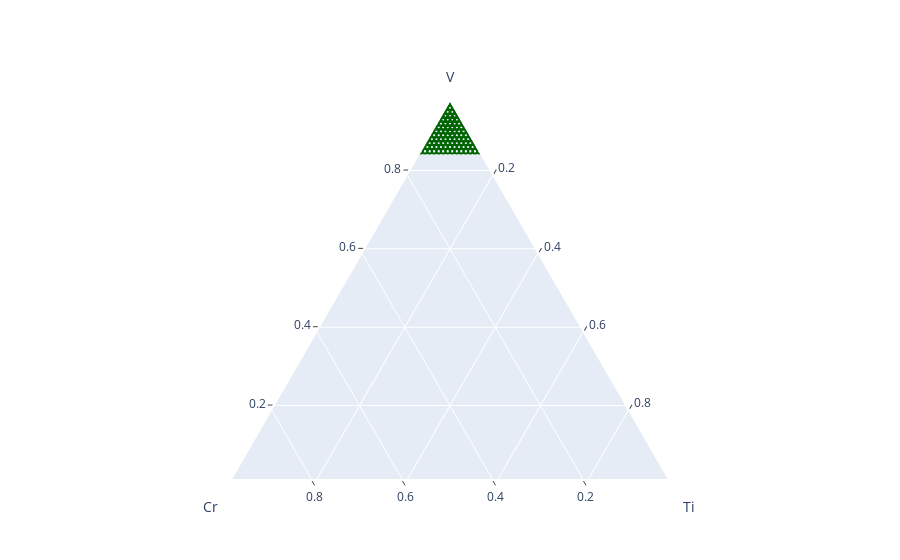

This figure's notebook cell:
### Code cell
activation_df = load_data('ternary_plot_data.json')
constrained_df = activation_df[activation_df['V'] >= 0.85]
fig = plot_activation_ternary(constrained_df, threshold=True)

fig.show()
fig.write_image('ternary_dbtt.png')

### Figure 1 — Plotly figure (JSON) as saved in the notebook; plotly's stock layout.template omitted (floating-point values rounded to 4 significant figures)
{"data": [{"a": [0.85, 0.85, 0.85, 0.85, 0.85, 0.85, 0.85, 0.85, 0.85, 0.85, 0.85, 0.85, 0.85, 0.85, 0.86, 0.86, 0.86, 0.86, 0.86, 0.86, 0.86, 0.86, 0.86, 0.86, 0.86, 0.86, 0.86, 0.87, 0.87, 0.87, 0.87, 0.87, 0.87, 0.87, 0.87, 0.87, 0.87, 0.87, 0.87, 0.88, 0.88, 0.88, 0.88, 0.88, 0.88, 0.88, 0.88, 0.88, 0.88, 0.88, 0.89, 0.89, 0.89, 0.89, 0.89, 0.89, 0.89, 0.89, 0.89, 0.89, 0.89, 0.9, 0.9, 0.9, 0.9, 0.9, 0.9, 0.9, 0.9, 0.9, 0.9, 0.9, 0.91, 0.91, 0.91, 0.91, 0.91, 0.91, 0.91, 0.91, 0.91, 0.91, 0.91, 0.92, 0.92, 0.92, 0.92, 0.92, 0.92, 0.92, 0.92, 0.92, 0.92, 0.92, 0.93, 0.93, 0.93, 0.93, 0.93, 0.93, 0.93, 0.93, 0.93, 0.93, 0.93, 0.94, 0.94, 0.94, 0.94, 0.94, 0.94, 0.94, 0.94, 0.94, 0.95, 0.95, 0.95, 0.95, 0.95, 0.95, 0.95, 0.96, 0.96, 0.96, 0.97, 0.97, 0.98], "b": [0.01, 0.02, 0.03, 0.04, 0.05, 0.06, 0.07, 0.08, 0.09, 0.1, 0.11, 0.12, 0.13, 0.14, 0.01, 0.02, 0.03, 0.04, 0.05, 0.06, 0.07, 0.08, 0.09, 0.1, 0.11, 0.12, 0.13, 0.01, 0.02, 0.03, 0.04, 0.05, 0.06, 0.07, 0.08, 0.09, 0.1, 0.11, 0.12, 0.01, 0.02, 0.03, 0.04, 0.05, 0.06, 0.07, 0.08, 0.09, 0.1, 0.11, 0.01, 0.02, 0.03, 0.04, 0.05, 0.05, 0.06, 0.07, 0.08, 0.09, 0.1, 0.01, 0.02, 0.03, 0.04, 0.04, 0.05, 0.05, 0.06, 0.07, 0.08, 0.09, 0.01, 0.02, 0.03, 0.03, 0.04, 0.04, 0.05, 0.05, 0.06, 0.07, 0.08, 0.01, 0.02, 0.02, 0.03, 0.03, 0.04, 0.04, 0.05, 0.05, 0.06, 0.07, 0.01, 0.01, 0.02, 0.02, 0.03, 0.03, 0.04, 0.04, 0.05, 0.05, 0.06, 0.01, 0.01, 0.02, 0.02, 0.03, 0.03, 0.04, 0.04, 0.05, 0.01, 0.01, 0.02, 0.02, 0.03, 0.03, 0.04, 0.01, 0.02, 0.03, 0.01, 0.02, 0.01], "c": [0.14, 0.13, 0.12, 0.11, 0.1, 0.09, 0.08, 0.07, 0.06, 0.05, 0.04, 0.03, 0.02, 0.01, 0.13, 0.12, 0.11, 0.1, 0.09, 0.08, 0.07, 0.06, 0.05, 0.04, 0.03, 0.02, 0.01, 0.12, 0.11, 0.1, 0.09, 0.08, 0.07, 0.06, 0.05, 0.04, 0.03, 0.02, 0.01, 0.11, 0.1, 0.09, 0.08, 0.07, 0.06, 0.05, 0.04, 0.03, 0.02, 0.01, 0.1, 0.09, 0.08, 0.07, 0.05, 0.06, 0.05, 0.04, 0.03, 0.02, 0.01, 0.09, 0.08, 0.07, 0.05, 0.06, 0.04, 0.05, 0.04, 0.03, 0.02, 0.01, 0.08, 0.07, 0.05, 0.06, 0.04, 0.05, 0.03, 0.04, 0.03, 0.02, 0.01, 0.07, 0.05, 0.06, 0.04, 0.05, 0.03, 0.04, 0.02, 0.03, 0.02, 0.01, 0.05, 0.06, 0.04, 0.05, 0.03, 0.04, 0.02, 0.03, 0.01, 0.02, 0.01, 0.04, 0.05, 0.03, 0.04, 0.02, 0.03, 0.01, 0.02, 0.01, 0.03, 0.04, 0.02, 0.03, 0.01, 0.02, 0.01, 0.03, 0.02, 0.01, 0.02, 0.01, 0.01], "marker": {"color": ["darkgreen", "darkgreen", "darkgreen", "darkgreen", "darkgreen", "darkgreen", "darkgreen", "darkgreen", "darkgreen", "darkgreen", "darkgreen", "darkgreen", "darkgreen", "darkgreen", "darkgreen", "darkgreen", "darkgreen", "darkgreen", "darkgreen", "darkgreen", "darkgreen", "darkgreen", "darkgreen", "darkgreen", "darkgreen", "darkgreen", "darkgreen", "darkgreen", "darkgreen", "darkgreen", "darkgreen", "darkgreen", "darkgreen", "darkgreen", "darkgreen", "darkgreen", "darkgreen", "darkgreen", "darkgreen", "darkgreen", "darkgreen", "darkgreen", "darkgreen", "darkgreen", "darkgreen", "darkgreen", "darkgreen", "darkgreen", "darkgreen", "darkgreen", "darkgreen", "darkgreen", "darkgreen", "darkgreen", "darkgreen", "darkgreen", "darkgreen", "darkgreen", "darkgreen", "darkgreen", "darkgreen", "darkgreen", "darkgreen", "darkgreen", "darkgreen", "darkgreen", "darkgreen", "darkgreen", "darkgreen", "darkgreen", "darkgreen", "darkgreen", "darkgreen", "darkgreen", "darkgreen", "darkgreen", "darkgreen", "darkgreen", "darkgreen", "darkgreen", "darkgreen", "darkgreen", "darkgreen", "darkgreen", "darkgreen", "darkgreen", "darkgreen", "darkgreen", "darkgreen", "darkgreen", "darkgreen", "darkgreen", "darkgreen", "darkgreen", "darkgreen", "darkgreen", "darkgreen", "darkgreen", "darkgreen", "darkgreen", "darkgreen", "darkgreen", "darkgreen", "darkgreen", "darkgreen", "darkgreen", "darkgreen", "darkgreen", "darkgreen", "darkgreen", "darkgreen", "darkgreen", "darkgreen", "darkgreen", "darkgreen", "darkgreen", "darkgreen", "darkgreen", "darkgreen", "darkgreen", "darkgreen", "darkgreen", "darkgreen", "darkgreen", "darkgreen", "darkgreen", "darkgreen"], "colorscale": [[0, "rgb(0,104,55)"], [0.1, "rgb(26,152,80)"], [0.2, "rgb(102,189,99)"], [0.3, "rgb(166,217,106)"], [0.4, "rgb(217,239,139)"], [0.5, "rgb(255,255,191)"], [0.6, "rgb(254,224,139)"], [0.7, "rgb(253,174,97)"], [0.8, "rgb(244,109,67)"], [0.9, "rgb(215,48,39)"], [1, "rgb(165,0,38)"]], "line": {"width": 2}, "size": 5, "symbol": 100}, "mode": "markers", "type": "scatterternary"}], "layout": {"ternary": {"aaxis": {"linewidth": 2, "min": 0.01, "ticks": "outside", "title": {"text": "V"}}, "baxis": {"linewidth": 2, "min": 0.01, "ticks": "outside", "title": {"text": "Cr"}}, "caxis": {"linewidth": 2, "min": 0.01, "ticks": "outside", "title": {"text": "Ti"}}, "sum": 1}}}
